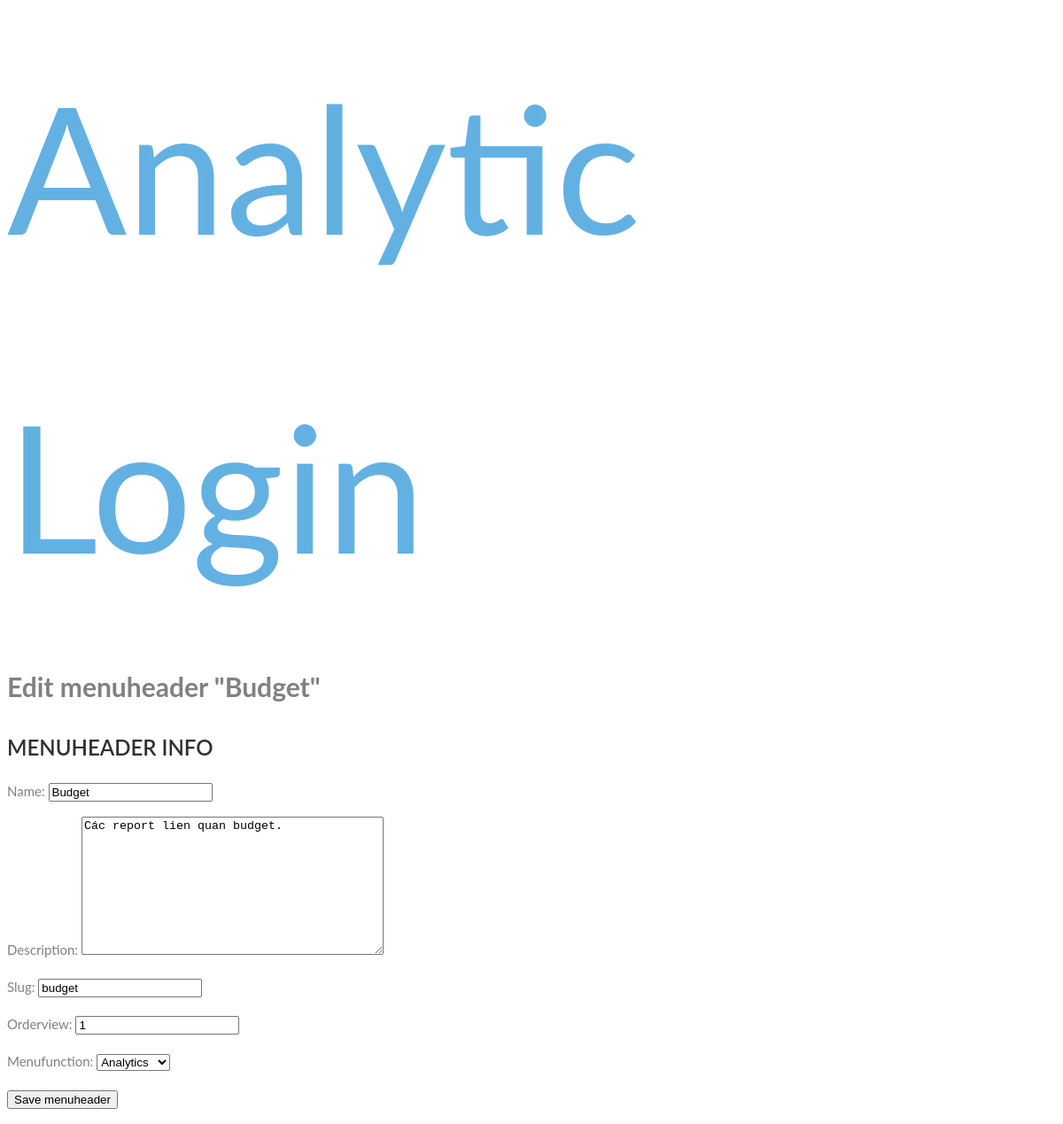
Screenshot of /menuheader/1/edit/ (signed in) with the database file from the repository.
### menu/models.py (models this page shows, shortened)
class MenuHeader(models.Model):
    owner = models.ForeignKey(User, related_name='rel_menu_headers_users')
    menufunction = models.ForeignKey(MenuFunction, related_name='rel_menu_headers_functions')
    employees = models.ManyToManyField(User, related_name='rel_menuheaders_employees', blank=True)
    name= models.CharField(max_length=200, db_index=True)
    slug = models.SlugField(max_length=200, db_index=True, unique=True)
    image = models.ImageField(upload_to='image/menuheader/%Y/%m/%d', blank=True)
    description = models.TextField(blank=True)
    orderview = models.PositiveIntegerField()
    available = models.BooleanField(default=True)
    createddate = models.DateTimeField(auto_now_add=True)
    updateddate = models.DateTimeField(auto_now=True)
    class Meta:
        ordering = ('name',)
        verbose_name = 'menu header'
        verbose_name_plural = 'menu headers'

class MenuFunction(models.Model):
    name = models.CharField(max_length=200)
    slug = models.SlugField(max_length=200, unique=True)
    class Meta:
        ordering = ('name',)
    def __str__(self):
        return self.name

### menu/views.py (the view)
class MHUpdateView(PermissionRequiredMixin, OwnerMHEditMixin, UpdateView):
    template_name = 'menu/manage/menuheader/form.html'
    permission_required = 'menu.change_menuheader'

### menu/views.py (called while the page is built)
    def get_queryset(self):
        qs = super(OwnerMixin, self).get_queryset()
        return qs.filter(owner=self.request.user)

### menu/templates/menu/manage/menuheader/form.html (shortened to what this page needs)
{% extends "base.html" %}
{% block content %}
    <h1>
        {% if object %}
            Edit menuheader "{{ object.name }}"
        {% else %}
            Create a new menuheader
        {% endif %}
    </h1>
    <div class="module">
        <h2>Menuheader info</h2>
        <form action="." method="post">
            {{ form.as_p }}
            <p><input type="submit" value="Save menuheader"></p>
        </form>
    </div>
{% endblock %}

### menu/static/css/base.css (style rules this page uses)
body { font: 400 15px Lato, sans-serif; line-height: 1.8; color: #818181; }
h2 { font-size: 24px; text-transform: uppercase; color: #303030; font-weight: 600; margin-bottom: 10px; }

### rows the page displays
MenuHeader: name "Budget", description "Các report lien quan budget.", slug "budget", orderview "1", menufunction "Analytics"
